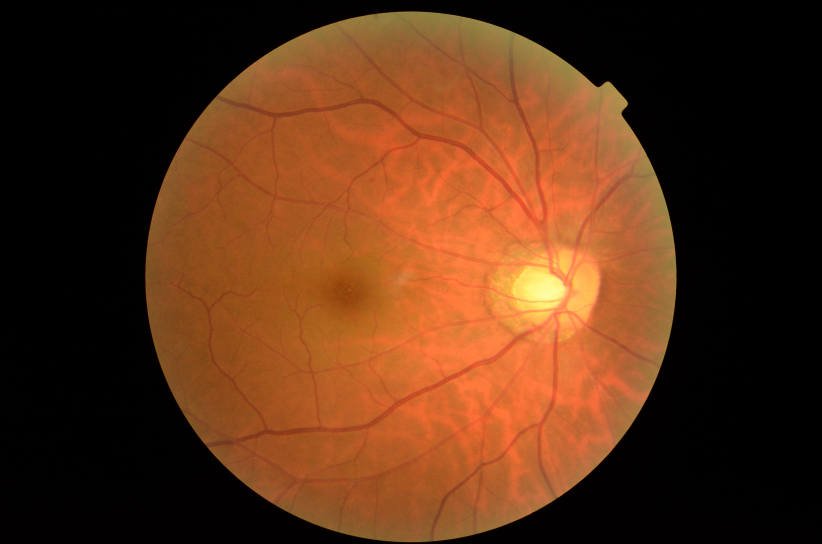
#> input picture dataset/1_normal/NL_009.png, 2464 x 1632 px (shown at 1/3 size); its folder holds only this picture in this run
$ jupyter execute --allow-errors main.ipynb   (older library calls are emulated)
#> lines starting #> are read from the running program, lines starting #| are printed output that depends on the picture; long printed decimals are rounded
[cell 1]
import numpy as np
import matplotlib.pyplot as plt
import glob
import cv2
import os
import seaborn as sns
import pandas as pd
from skimage.filters import sobel
from sklearn.model_selection import train_test_split

[cell 2]
IMG_HEIGHT = 192
IMG_WIDTH = 256

images = []
labels = []
for directory_path in glob.glob("dataset/*"):
    label = directory_path.split("dataset/")[-1]
    #print(label)
    for img_path in glob.glob(os.path.join(directory_path, "*.png")):
        #print(img_path)
        img = cv2.imread(img_path, cv2.IMREAD_COLOR) #Reading color images
#> img is the input picture: shape (1632, 2464, 3); mean B, G, R 23.1, 49.6, 91.6
        img = cv2.resize(img, (IMG_WIDTH, IMG_HEIGHT)) #Resize images
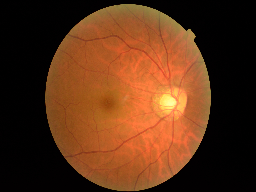
#> img: shape (192, 256, 3); mean B, G, R 23.1, 49.6, 91.6
        img = cv2.cvtColor(img, cv2.COLOR_RGB2BGR) #Optional step. Change BGR to RGB
        images.append(img)
        labels.append(label)
#> pass 2 of the loop `for directory_path in glob.glob("dataset/*"):`:
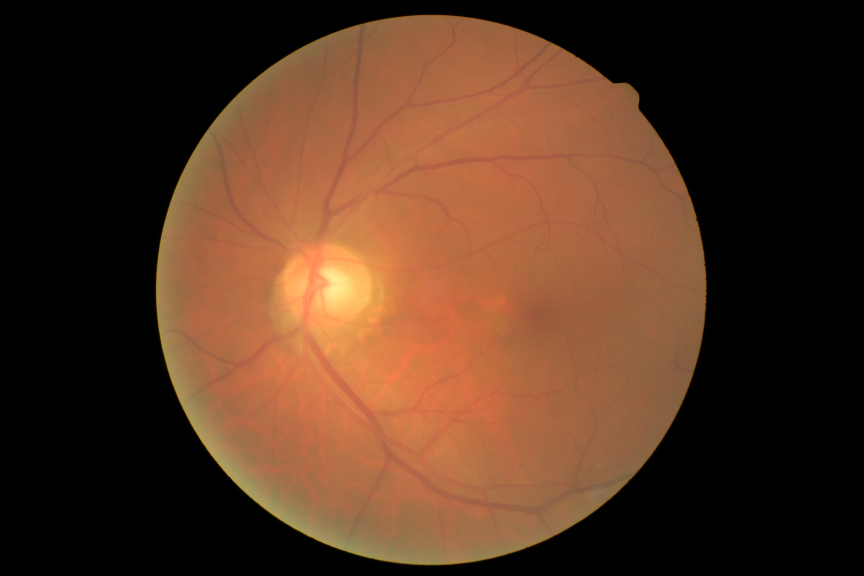
#> input picture dataset/2_cataract/cataract_001.png, 2592 x 1728 px (shown at 1/3 size)
#> img is the input picture: shape (1728, 2592, 3); mean B, G, R 33.4, 52.9, 84.5
#> `img = cv2.resize(img, (IMG_WIDTH, IMG_HEIGHT))`:
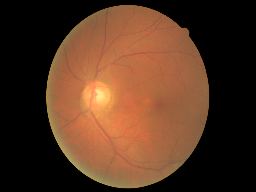
#> img: shape (192, 256, 3); mean B, G, R 33.4, 52.9, 84.5

images = np.array(images)
labels = np.array(labels)

[cell 3]
labels

[cell 4]
#Encode labels from text (folder names) to integers.
from sklearn import preprocessing
le = preprocessing.LabelEncoder()
le.fit(labels)
labels_encoded = le.transform(labels)

[cell 5]
labels_encoded

[cell 6]
x_train,x_test,y_train,y_test = train_test_split(images, labels_encoded, test_size=0.2, random_state=42)
#> y_train = [0]; y_test = [1]
# Normalize pixel values to between 0 and 1
x_train, x_test = x_train / 255.0, x_test / 255.0

[cell 7]
x_train.shape
#> Out = (1, 192, 256, 3)

[cell 8]
x_test.shape
#> Out = (1, 192, 256, 3)

[cell 9]
y_train.shape
#> Out = (1,)

[cell 10]
y_test.shape
#> Out = (1,)

[cell 11]
y_test[0]
#> Out = 1

#> (a cell that did not finish here is left out)

# Part 1: Multiclass Classification using Traditional Machine Learning

[cell 13]
# FEATURE EXTRACTOR function
# input shape is (n, x, y, c) - number of images, x, y, and channels
def feature_extractor(dataset):
    image_dataset = pd.DataFrame()
    for image in range(dataset.shape[0]):  #iterate through each file
        #print(image)

        df = pd.DataFrame()  #Temporary data frame to capture information for each loop.
        #Reset dataframe to blank after each loop.

        input_img = dataset[image, :,:,:]
        img = input_img

#START ADDING DATA TO THE DATAFRAME

        # FEATURE 1 - Pixel values

        #Add pixel values to the data frame
        pixel_values = img.reshape(-1)
        df['Pixel_Value'] = pixel_values   #Pixel value itself as a feature
        df['Image_Name'] = image   #Capture image name as we read multiple images

        # FEATURE 2 - Bunch of Gabor filter responses

        #Generate Gabor features
        num = 1  #To count numbers up in order to give Gabor features a lable in the data frame
        kernels = []
        for theta in range(2):   #Define number of thetas
            theta = theta / 4. * np.pi
            for sigma in (1, 3):  #Sigma with 1 and 3
                lamda = np.pi/4
                gamma = 0.5
                gabor_label = 'Gabor' + str(num)  #Label Gabor columns as Gabor1, Gabor2, etc.
        #print(gabor_label)
                ksize=9
                kernel = cv2.getGaborKernel((ksize, ksize), sigma, theta, lamda, gamma, 0, ktype=cv2.CV_32F)
                kernels.append(kernel)
                #Now filter the image and add values to a new column
                fimg = cv2.filter2D(img, cv2.CV_8UC3, kernel)
                filtered_img = fimg.reshape(-1)
                df[gabor_label] = filtered_img  #Labels columns as Gabor1, Gabor2, etc.
                print(gabor_label, ': theta=', theta, ': sigma=', sigma, ': lamda=', lamda, ': gamma=', gamma)
                num += 1  #Increment for gabor column label


        # FEATURE 3 Sobel
        edge_sobel = sobel(img)
        edge_sobel1 = edge_sobel.reshape(-1)
        df['Sobel'] = edge_sobel1

        #Append features from current image to the dataset
        image_dataset = pd.concat([image_dataset , df], ignore_index=True)
#> this loop made 1 pass
#> pass 1, in feature_extractor, `input_img = dataset[image, :,:,:]`:
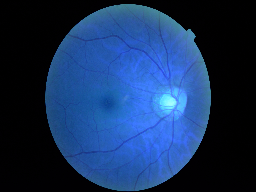
#> input_img: shape (192, 256, 3) float64; mean of channels 0, 1, 2 0.359, 0.194, 0.0906; drawn as B, G, R
#> pass 1, in feature_extractor, `edge_sobel = sobel(img)`:
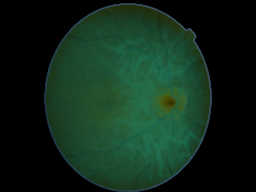
#> edge_sobel: shape (192, 256, 3) float64; mean of channels 0, 1, 2 0.102, 0.159, 0.0636; drawn as B, G, R
#> after the loop, theta = 0.785

    return image_dataset

[cell 14]
#Extract features from training images
image_features = feature_extractor(x_train)
#> image_features = table of 147456 rows and 7 columns

[cell 15]
image_features.shape
#> Out = (147456, 7)

[cell 16]
#Reshape to a vector for Random Forest
n_features = image_features.shape[1]
#> n_features = 7
image_features = np.expand_dims(image_features, axis=0)
X_for_RF = np.reshape(image_features, (x_train.shape[0], -1))  #Reshape to #images, features

[cell 17]
X_for_RF.shape
#> Out = (1, 1032192)

[cell 18]
#Define the classifier
from sklearn.ensemble import RandomForestClassifier
RF_model = RandomForestClassifier(n_estimators = 150, random_state = 42)
# Fit the model on training data
RF_model.fit(X_for_RF, y_train)

[cell 19]
#Predict on Test data
#Extract features from test data and reshape, just like training data
test_features = feature_extractor(x_test)
#> the loop in feature_extractor (call 2), `for image in range(dataset.shape[0]):` made 1 pass
#| Gabor1 : theta= 0.0 : sigma= 1 : lamda= 0.7854 : gamma= 0.5
#| Gabor2 : theta= 0.0 : sigma= 3 : lamda= 0.7854 : gamma= 0.5
#| Gabor3 : theta= 0.7854 : sigma= 1 : lamda= 0.7854 : gamma= 0.5
#| Gabor4 : theta= 0.7854 : sigma= 3 : lamda= 0.7854 : gamma= 0.5
#> pass 1, in feature_extractor (call 2), `input_img = dataset[image, :,:,:]`:
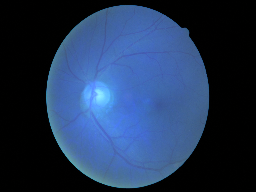
#> input_img: shape (192, 256, 3) float64; mean of channels 0, 1, 2 0.331, 0.207, 0.131; drawn as B, G, R
#> pass 1, in feature_extractor (call 2), `edge_sobel = sobel(img)`:
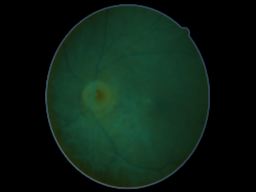
#> edge_sobel: shape (192, 256, 3) float64; mean of channels 0, 1, 2 0.0784, 0.12, 0.0474; drawn as B, G, R
#> after the loop in feature_extractor (call 2), `for image in range(dataset.shape[0]):`: theta = 0.785
#> test_features = table of 147456 rows and 7 columns
test_features = np.expand_dims(test_features, axis=0)
test_for_RF = np.reshape(test_features, (x_test.shape[0], -1))

[cell 20]
#Predict on test
test_prediction = RF_model.predict(test_for_RF)
#> test_prediction = [0]
#Inverse le transform to get original label back.
test_prediction = le.inverse_transform(test_prediction)
y_test = le.inverse_transform(y_test)

[cell 21]
test_prediction

[cell 22]
y_test

[cell 23]
#Print overall accuracy
from sklearn import metrics
print ("Accuracy = ", metrics.accuracy_score(y_test, test_prediction))
#| Accuracy =  0.0

[cell 24]
from sklearn.metrics import classification_report

cr = classification_report(y_test, test_prediction, output_dict = True)
#> cr = 5 items
pd.DataFrame(cr)
#> Out = table of 4 rows and 5 columns

[cell 25]
#Print confusion matrix
from sklearn.metrics import confusion_matrix
cm = confusion_matrix(y_test, test_prediction)
#> cm = [[0, 0], [1, 0]]

fig, ax = plt.subplots(figsize=(6,6))         # Sample figsize in inches
sns.set(font_scale=1.6)
sns.heatmap(cm, annot=True, ax=ax)
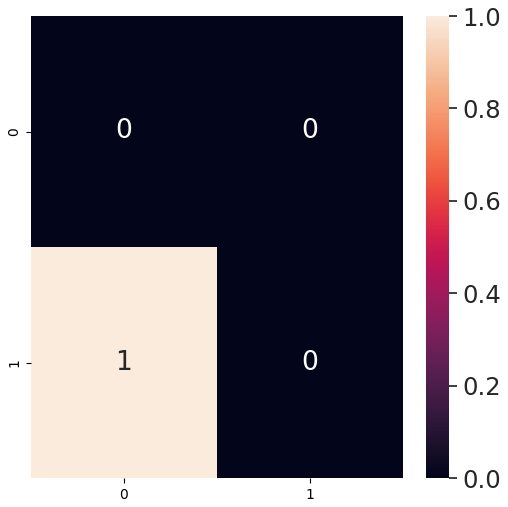
#> figure drawn by matplotlib, 2 panels

[cell 26]
#Check results on a few random images
import random
n=random.randint(0, x_test.shape[0]-1) #Select the index of image to be loaded for testing
img = x_test[n]
plt.imshow(img)

#Extract features and reshape to right dimensions
input_img = np.expand_dims(img, axis=0) #Expand dims so the input is (num images, x, y, c)
input_img_features=feature_extractor(input_img)
#> input_img_features = table of 147456 rows and 7 columns
input_img_features = np.expand_dims(input_img_features, axis=0)
input_img_for_RF = np.reshape(input_img_features, (input_img.shape[0], -1))

#Predict
img_prediction = RF_model.predict(input_img_for_RF)
#> img_prediction = [0]
img_prediction = le.inverse_transform([img_prediction])  #Reverse the label encoder to original name
print("The prediction for this image is: ", img_prediction)
#| The prediction for this image is:  ['1_normal']
print("The actual label for this image is: ", y_test[n])
#| The actual label for this image is:  2_cataract
